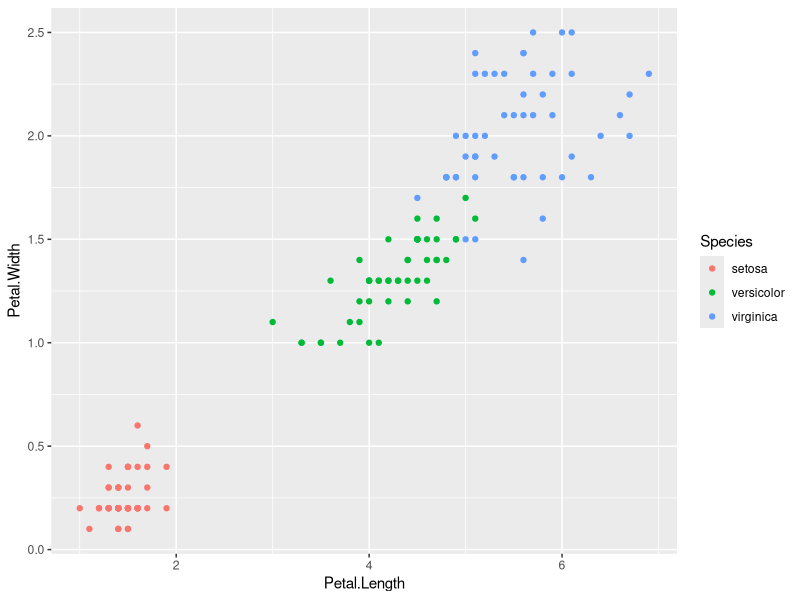
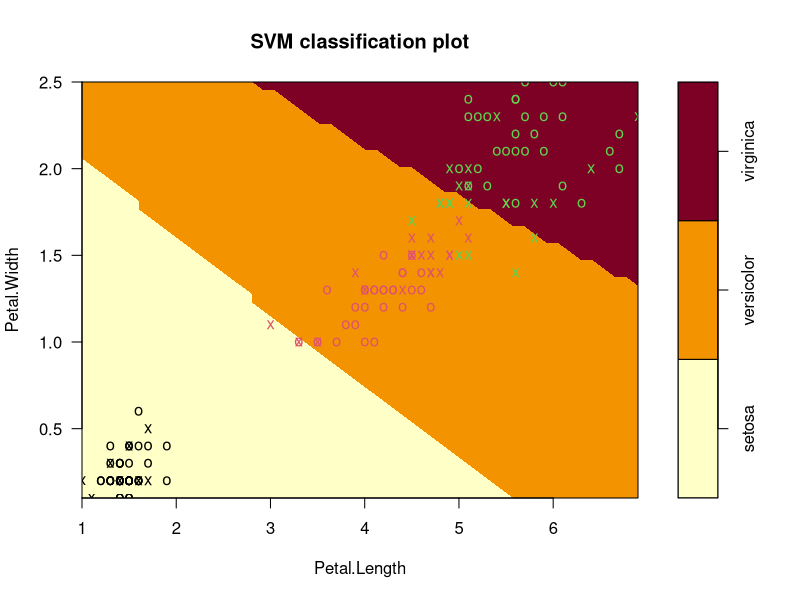
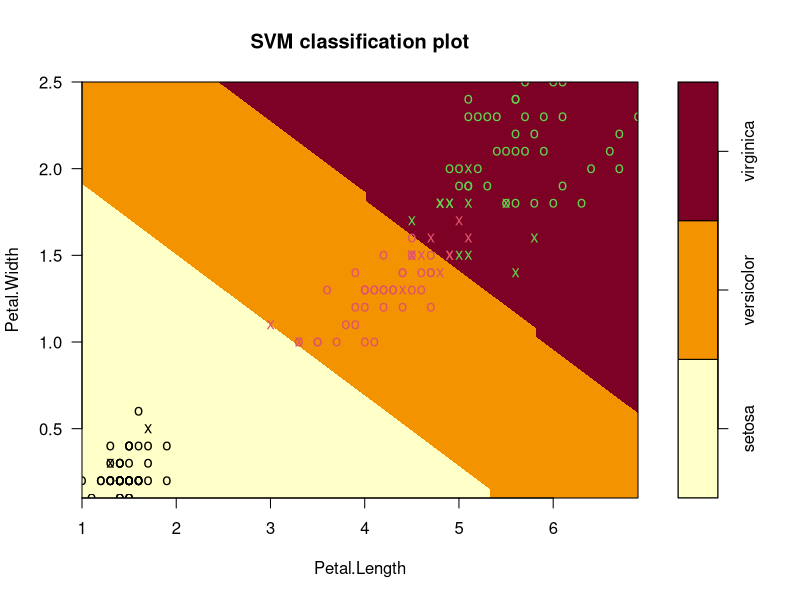
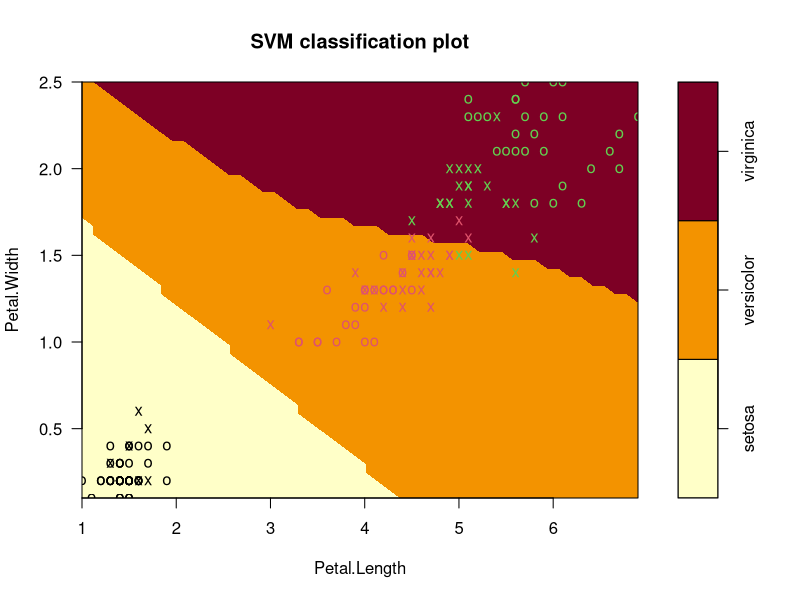
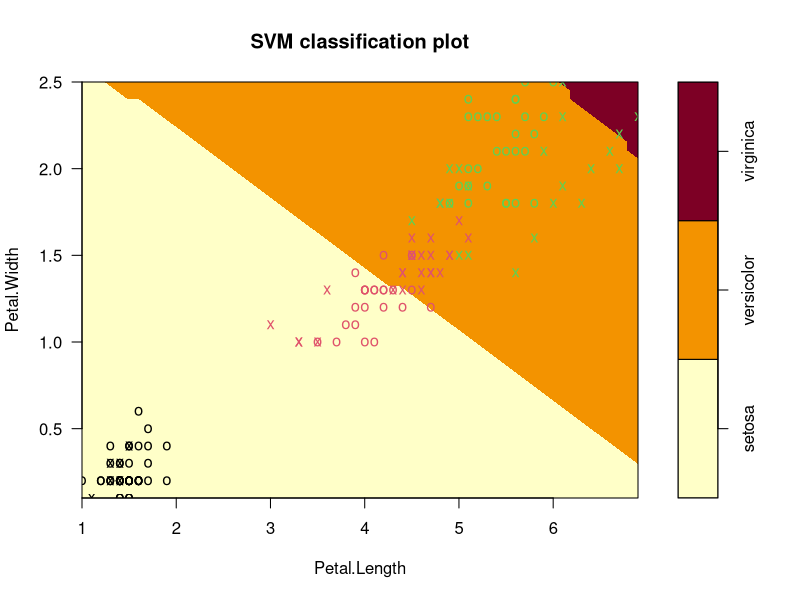
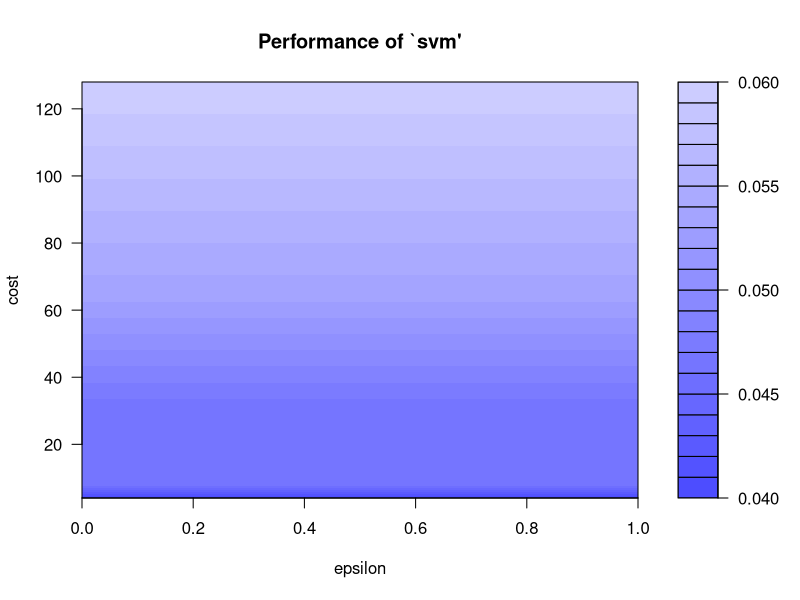
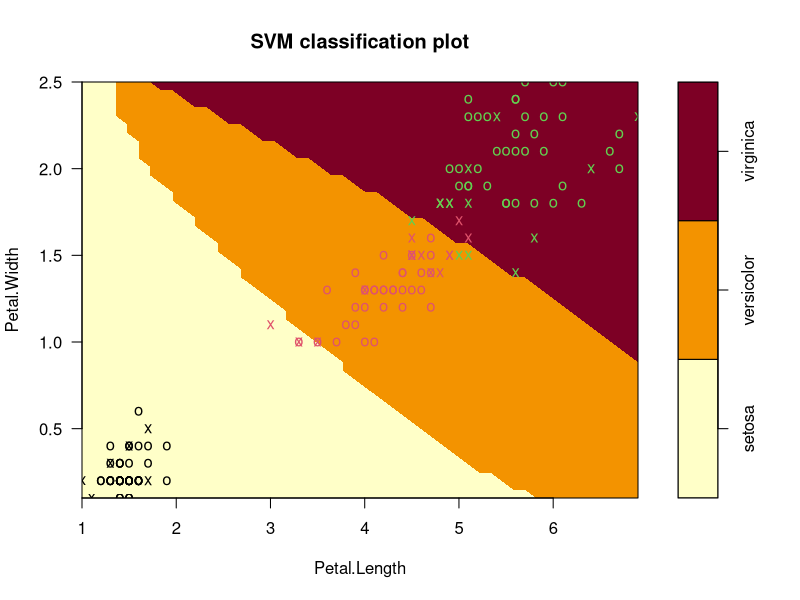

The R source for these figures, in order:
## Support Vector Machines in R (https://www.youtube.com/watch?v=pS5gXENd3a4&list=PL34t5iLfZddu8M0jd7pjSVUjvjBOBdYZ1&index=2)
data(iris)
str(iris)
library(ggplot2)
qplot(Petal.Length, Petal.Width, data = iris,
      color= Species)
## Support Vector Machines (1:28 : https://www.youtube.com/watch?v=pS5gXENd3a4&list=PL34t5iLfZddu8M0jd7pjSVUjvjBOBdYZ1&index=2)
#install.packages("e1071")
library(e1071)
mymodel<- svm(Species~., data = iris)
summary(mymodel)
plot(mymodel, data = iris,
     Petal.Width~Petal.Length,
     slice=list(Sepal.Width = 3, Sepal.Length=4))
#In the vis the data is shown in graph with support vectors highlighted in cross and desicion boundaries. The predicted class regiosn is also identified.

## Confusion Matrix and Misclassification Error
pred<- predict(mymodel, data= iris)
tab<- table(Predicted= pred, Actual= iris$Species)
tab

#Misclassification Error
1- sum(diag(tab))/sum(tab)

#This is the misclassification while using 'radial' kernal, now changing the kernal to see difference in misclassification error.

# Linear kernel
mymodel<- svm(Species~., data = iris,
              kernel= "linear")
summary(mymodel)
plot(mymodel, data = iris,
     Petal.Width~Petal.Length,
     slice=list(Sepal.Width = 3, Sepal.Length=4))
#In the vis the data is shown in graph with support vectors highlighted in cross and desicion boundaries. The predicted class regiosn is also identified.

## Confusion Matrix and Misclassification Error
pred<- predict(mymodel, data= iris)
tab<- table(Predicted= pred, Actual= iris$Species)
tab
#Misclassification Error
1- sum(diag(tab))/sum(tab)

# Polynomial kernel
mymodel<- svm(Species~., data = iris,
              kernel= "polynomial")
summary(mymodel)
plot(mymodel, data = iris,
     Petal.Width~Petal.Length,
     slice=list(Sepal.Width = 3, Sepal.Length=4))
#In the vis the data is shown in graph with support vectors highlighted in cross and desicion boundaries. The predicted class regiosn is also identified.

## Confusion Matrix and Misclassification Error
pred<- predict(mymodel, data= iris)
tab<- table(Predicted= pred, Actual= iris$Species)
tab
#Misclassification Error
1- sum(diag(tab))/sum(tab)

# Sigmoid kernel
mymodel<- svm(Species~., data = iris,
              kernel= "sigmoid")
summary(mymodel)
plot(mymodel, data = iris,
     Petal.Width~Petal.Length,
     slice=list(Sepal.Width = 3, Sepal.Length=4))
#In the vis the data is shown in graph with support vectors highlighted in cross and desicion boundaries. The predicted class regiosn is also identified.

## Confusion Matrix and Misclassification Error
pred<- predict(mymodel, data= iris)
tab<- table(Predicted= pred, Actual= iris$Species)
tab
#Misclassification Error
1- sum(diag(tab))/sum(tab)

#Fine-Tuning the model to get better classification aka (Hyper optimisation of the parameter), also helps in selecting best model
set.seed(123)
tmodel<- tune(svm, Species~., data = iris,
     ranges = list(epsilon = seq(0,1,0.1), cost= 2^(2:7))) # 88 different combinitaions
#So, the parameter epsilon make use of sequence which will start from 0 to 1 with an increment of 0.1
#cost captures cost of contraint violation and default value is 1, if cost is too high then high penelty for non seperable points and what may happen is model may store too many support vectors and model will overfit.. if cost is too less then underfitting. So we cover large range to get optimum value.

plot(tmodel)
## darker region means better result --> Lower value of cost
summary(tmodel)

## Best Model
mymodel<- tmodel$best.model
summary(mymodel)
plot(mymodel, data = iris,
     Petal.Width~Petal.Length,
     slice=list(Sepal.Width = 3, Sepal.Length=4))
pred<- predict(mymodel, data= iris)
tab<- table(Predicted= pred, Actual= iris$Species)
tab
#Misclassification Error
1- sum(diag(tab))/sum(tab)

